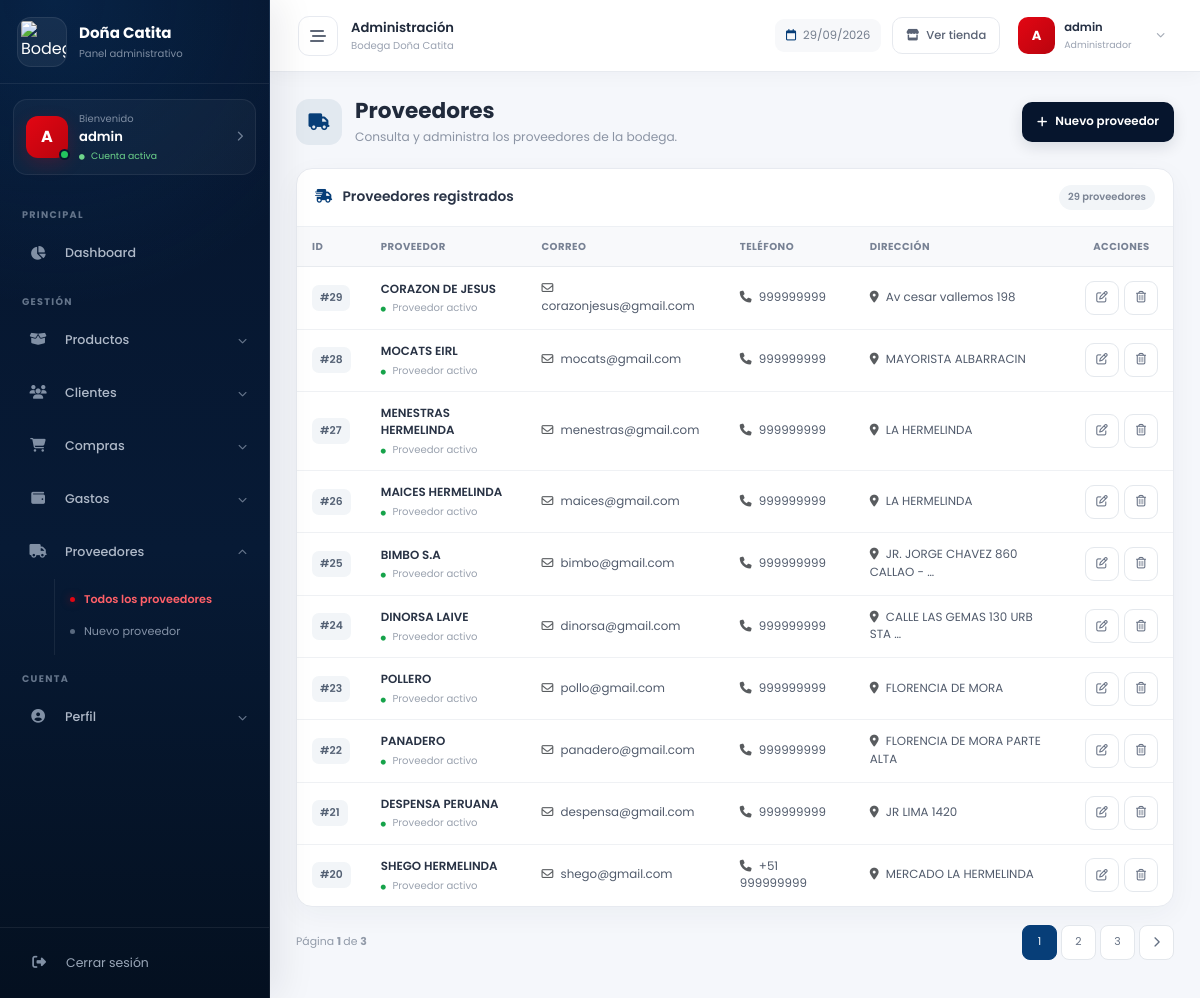
The app's page /gastos/lista-proveedores/ (signed in) with its own data.
### gastos/models.py (models this page shows, shortened)
class Proveedor(models.Model):
    nombre = models.CharField(max_length=150)
    email = models.EmailField(blank=True)
    telefono = models.CharField(max_length=20, blank=True)
    direccion = models.TextField(blank=True)
    activo = models.BooleanField(default=True)
    fecha_registro = models.DateTimeField(auto_now_add=True)
    class Meta:
        ordering = ['-fecha_registro']
        verbose_name_plural = 'Proveedores'

### gastos/views.py (the view)
# urls.py: path('lista-proveedores/', views.lista_proveedores, name='lista_proveedores'),
@login_required
def lista_proveedores(request):
    proveedores = Proveedor.objects.filter(activo=True)
    paginator = Paginator(proveedores, 10)  # Mostrar 14 proveedores por página
    page_number = request.GET.get('page')
    page_obj = paginator.get_page(page_number)
    return render(request, 'listaProveedor.html', {'proveedores': page_obj, 'page_obj': page_obj})

### gastos/templates/listaProveedor.html (shortened to what this page needs)
{% extends 'dashboard_base.html' %}
{% block content %}
<div class="dc-list-page">
  <div class="dc-page-header">
    <div class="dc-page-heading">
      <div class="dc-page-heading-icon">
        <i class="fa-solid fa-truck"></i>
      </div>
      <div>
        <h1>Proveedores</h1>
        <p>
          Consulta y administra los proveedores de la bodega.
        </p>
      </div>
    </div>
    <div class="dc-page-actions">
      <a href="{% url 'nuevo_proveedor' %}" class="dc-btn dc-btn-primary">
        <i class="fa-solid fa-plus"></i>
        Nuevo proveedor
      </a>
    </div>
  </div>
  <div class="dc-table-card">
    <div class="dc-table-card-header">
      <h2>
        <i class="fa-solid fa-truck-fast"></i>
        Proveedores registrados
      </h2>
      {% if page_obj %}
      <span class="dc-table-count">
        {{ page_obj.paginator.count }} proveedores
      </span>
      {% endif %}
    </div>
    {% if proveedores %}
    <div class="dc-table-responsive">
      <table class="dc-admin-table">
        <thead>
          <tr>
            <th>
              ID
            </th>
            <th>
              Proveedor
            </th>
            <th>
              Correo
            </th>
            <th>
              Teléfono
            </th>
            <th>
              Dirección
            </th>
            <th class="text-center">
              Acciones
            </th>
          </tr>
        </thead>
        <tbody>
          {% for proveedor in proveedores %}
          <tr>
            <td data-label="ID">
              <span class="dc-code">
                #{{ proveedor.id }}
              </span>
            </td>
            <td data-label="Proveedor">
              <span class="dc-record-title">
                {{ proveedor.nombre }}
              </span>
              {% if proveedor.activo %}
              <span class="dc-record-subtitle">
                <i class="fa-solid fa-circle" style="
                                                    color:#16A34A;
                                                    font-size:5px;
                                                    margin-right:4px;
                                                "></i>
                Proveedor activo
              </span>
              {% endif %}
            </td>
            <td data-label="Correo">
              {% if proveedor.email %}
              <i class="fa-regular fa-envelope me-1 text-muted"></i>
              {{ proveedor.email }}
              {% else %}
              <span class="text-muted">
                Sin correo
              </span>
              {% endif %}
            </td>
            <td data-label="Teléfono">
              {% if proveedor.telefono %}
              <i class="fa-solid fa-phone me-1 text-muted"></i>
              {{ proveedor.telefono }}
              {% else %}
              <span class="text-muted">
                Sin teléfono
              </span>
              {% endif %}
            </td>
            <td data-label="Dirección">
              {% if proveedor.direccion %}
              <i class="fa-solid fa-location-dot me-1 text-muted"></i>
              {{ proveedor.direccion|truncatewords:6 }}
              {% else %}
              <span class="text-muted">
                Sin dirección
              </span>
              {% endif %}
            </td>
            <td data-label="Acciones">
              <div class="dc-table-actions">
                <a href="{% url 'editar_proveedor' proveedor.pk %}" class="dc-action-btn dc-action-edit"
                  title="Editar proveedor" aria-label="Editar proveedor">
                  <i class="fa-regular fa-pen-to-square"></i>
                </a>
                <form method="post" action="{% url 'eliminar_proveedor' proveedor.pk %}">
                  <button type="submit" class="dc-action-btn dc-action-delete" title="Eliminar proveedor"
                    aria-label="Eliminar proveedor" onclick="return confirm('¿Deseas eliminar este proveedor?')">
                    <i class="fa-regular fa-trash-can"></i>
                  </button>
                </form>
              </div>
            </td>
          </tr>
          {% endfor %}
        </tbody>
      </table>
    </div>
    {% endif %}
  </div>
  {% if page_obj.paginator.num_pages > 1 %}
  <div class="dc-pagination-wrapper">
    <div class="dc-pagination-info">
      Página
      <strong>
        {{ page_obj.number }}
      </strong>
      de
      <strong>
        {{ page_obj.paginator.num_pages }}
      </strong>
    </div>
    <nav aria-label="Paginación">
      <ul class="pagination dc-pagination">
        {% for num in page_obj.paginator.page_range %}
        {% if num == page_obj.number %}
        <li class="page-item active">
          <span class="page-link">
            {{ num }}
          </span>
        </li>
        {% elif num >= page_obj.number|add:'-2' and num <= page_obj.number|add:'2' %} <li class="page-item">
          <a class="page-link" href="?page={{ num }}">
            {{ num }}
          </a>
          </li>
          {% endif %}
          {% endfor %}
          {% if page_obj.has_next %}
          <li class="page-item">
            <a class="page-link" href="?page={{ page_obj.next_page_number }}" aria-label="Página siguiente"
              title="Página siguiente">
              <i class="fa-solid fa-chevron-right"></i>
            </a>
          </li>
          {% endif %}
      </ul>
    </nav>
  </div>
  {% endif %}
</div>
{% endblock %}

### templates/base_admin.html (shortened to what this page needs)
<!DOCTYPE html>
<html lang="es">
<head>
    {% load static %}
    <link href="https://cdn.jsdelivr.net/npm/bootstrap@5.3.2/dist/css/bootstrap.min.css" rel="stylesheet">
    <link rel="stylesheet" href="https://cdnjs.cloudflare.com/ajax/libs/font-awesome/6.7.2/css/all.min.css">
    <link href="https://cdnjs.cloudflare.com/ajax/libs/aos/2.3.4/aos.css" rel="stylesheet">
    <link href="{% static 'css/style.css' %}" rel="stylesheet">
    <link href="{% static 'css/sidebar.css' %}" rel="stylesheet">
    <link href="{% static 'css/catalogo.css' %}" rel="stylesheet">
</head>
<body class="dc-admin-body">
    {% include 'includes/sidebar_admin.html' %}
    <div class="dc-admin-wrapper">
        <header class="dc-admin-topbar">
            <div class="dc-topbar-left">
                <button type="button" class="dc-sidebar-toggle" id="desktopSidebarToggle" aria-label="Contraer menú"
                    title="Contraer menú">
                    <i class="fa-solid fa-bars-staggered"></i>
                </button>
                <div class="dc-topbar-brand">
                    <span>
                        Administración
                    </span>
                    <small>
                        Bodega Doña Catita
                    </small>
                </div>
            </div>
            <div class="dc-topbar-actions">
                <div class="dc-topbar-date d-none d-md-flex">
                    <i class="fa-regular fa-calendar"></i>
                    <span>
                        {% now "d/m/Y" %}
                    </span>
                </div>
                <a href="{% url 'inicio' %}" class="dc-topbar-button d-none d-sm-flex" title="Ver página pública">
                    <i class="fa-solid fa-store"></i>
                    <span>
                        Ver tienda
                    </span>
                </a>
                <div class="dropdown">
                    <button class="dc-topbar-user" type="button" data-bs-toggle="dropdown" aria-expanded="false">
                        <div class="dc-topbar-avatar">
                            {{ user.username|first|upper }}
                        </div>
                        <div class="dc-topbar-user-info d-none d-md-block">
                            <strong>
                                {{ user.username }}
                            </strong>
                            <small>
                                {% if user.is_superuser %}
                                Administrador
                                {% else %}
                                Usuario
                                {% endif %}
                            </small>
                        </div>
                        <i class="fa-solid fa-chevron-down dc-topbar-chevron"></i>
                    </button>
                </div>
            </div>
        </header>
        <main class="main-content">
            {% block content %}
            {% endblock %}
        </main>
    </div>
</body>
</html>

### templates/includes/sidebar_admin.html (shortened to what this page needs)
{% load static %}
{% with current_url=request.resolver_match.url_name %}
<aside class="dc-admin-sidebar" id="sidebar">
    <div class="dc-sidebar-brand">
        <a href="{% url 'dashboard' %}" class="dc-sidebar-logo">
            <div class="dc-sidebar-logo-box">
                <img src="{% static 'img/logo2.png' %}" alt="Bodega Doña Catita">
            </div>
            <div class="dc-sidebar-brand-text">
                <strong>
                    Doña Catita
                </strong>
                <span>
                    Panel administrativo
                </span>
            </div>
        </a>
    </div>
    <a href="{% url 'perfil' %}" class="dc-sidebar-user">
        <div class="dc-sidebar-avatar">
            {{ user.username|first|upper }}
            <span class="dc-user-status"></span>
        </div>
        <div class="dc-sidebar-user-info">
            <small>
                Bienvenido
            </small>
            <strong>
                {{ user.username }}
            </strong>
            <span>
                <i class="fa-solid fa-circle"></i>
                Cuenta activa
            </span>
        </div>
        <i class="fa-solid fa-chevron-right dc-user-arrow"></i>
    </a>
    <nav class="dc-sidebar-nav">
        <span class="dc-sidebar-section-title">
            Principal
        </span>
        <a href="{% url 'dashboard' %}" class="dc-nav-item
            ">
            <span class="dc-nav-icon">
                <i class="fa-solid fa-chart-pie"></i>
            </span>
            <span class="dc-nav-label">
                Dashboard
            </span>
        </a>
        <span class="dc-sidebar-section-title">
            Gestión
        </span>
        <div class="dc-nav-group
            ">
            <button type="button" class="dc-nav-item dc-nav-toggle">
                <span class="dc-nav-icon">
                    <i class="fa-solid fa-box-open"></i>
                </span>
                <span class="dc-nav-label">
                    Productos
                </span>
                <i class="fa-solid fa-chevron-down dc-nav-arrow"></i>
            </button>
        </div>
        <div class="dc-nav-group
            ">
            <button type="button" class="dc-nav-item dc-nav-toggle">
                <span class="dc-nav-icon">
                    <i class="fa-solid fa-users"></i>
                </span>
                <span class="dc-nav-label">
                    Clientes
                </span>
                <i class="fa-solid fa-chevron-down dc-nav-arrow"></i>
            </button>
        </div>
        <div class="dc-nav-group
            ">
            <button type="button" class="dc-nav-item dc-nav-toggle">
                <span class="dc-nav-icon">
                    <i class="fa-solid fa-cart-shopping"></i>
                </span>
                <span class="dc-nav-label">
                    Compras
                </span>
                <i class="fa-solid fa-chevron-down dc-nav-arrow"></i>
            </button>
        </div>
        <div class="dc-nav-group
            ">
            <button type="button" class="dc-nav-item dc-nav-toggle">
                <span class="dc-nav-icon">
                    <i class="fa-solid fa-wallet"></i>
                </span>
                <span class="dc-nav-label">
                    Gastos
                </span>
                <i class="fa-solid fa-chevron-down dc-nav-arrow"></i>
            </button>
        </div>
        <div class="dc-nav-group
            {% if current_url == 'lista_proveedores' or current_url == 'nuevo_proveedor' %}
                open
            {% endif %}">
            <button type="button" class="dc-nav-item dc-nav-toggle">
                <span class="dc-nav-icon">
                    <i class="fa-solid fa-truck"></i>
                </span>
                <span class="dc-nav-label">
                    Proveedores
                </span>
                <i class="fa-solid fa-chevron-down dc-nav-arrow"></i>
            </button>
            <div class="dc-nav-submenu">
                <a href="{% url 'lista_proveedores' %}" class="
                    {% if current_url == 'lista_proveedores' %}
                        active
                    {% endif %}">
                    <span></span>
                    Todos los proveedores
                </a>
                <a href="{% url 'nuevo_proveedor' %}" class="
                    ">
                    <span></span>
                    Nuevo proveedor
                </a>
            </div>
        </div>
        <span class="dc-sidebar-section-title">
            Cuenta
        </span>
        <div class="dc-nav-group
            ">
            <button type="button" class="dc-nav-item dc-nav-toggle">
                <span class="dc-nav-icon">
                    <i class="fa-solid fa-circle-user"></i>
                </span>
                <span class="dc-nav-label">
                    Perfil
                </span>
                <i class="fa-solid fa-chevron-down dc-nav-arrow"></i>
            </button>
        </div>
    </nav>
    <div class="dc-sidebar-footer">
        <a href="{% url 'logout' %}" class="dc-sidebar-logout">
            <span class="dc-nav-icon">
                <i class="fa-solid fa-right-from-bracket"></i>
            </span>
            <span class="dc-nav-label">
                Cerrar sesión
            </span>
        </a>
    </div>
</aside>
{% endwith %}

### static/css/catalogo.css (style rules this page uses)
:root { --cat-blue-dark: #06152D; --cat-blue: #073E78; --cat-blue-light: #0D5BA8; --cat-red: #E30613; --cat-red-light: #F02B36; --cat-green: #07852F; --cat-green-light: #16A34A; --cat-white: #FFFFFF; --cat-bg: #F6F8FC; --cat-text: #162033; --cat-muted: #6B7585; --cat-border: #E4E9F0; }

### records on screen
Proveedor: id "29", nombre "CORAZON DE JESUS", activo True (drawn), email "corazonjesus@gmail.com", telefono "999999999", direccion "Av cesar vallemos 198"
Proveedor: id "28", nombre "MOCATS EIRL", activo True (drawn), email "mocats@gmail.com", telefono "999999999", direccion "MAYORISTA ALBARRACIN"
Proveedor: id "27", nombre "MENESTRAS HERMELINDA", activo True (drawn), email "menestras@gmail.com", telefono "999999999", direccion "LA HERMELINDA"
Proveedor: id "26", nombre "MAICES HERMELINDA", activo True (drawn), email "maices@gmail.com", telefono "999999999", direccion "LA HERMELINDA"
Proveedor: id "25", nombre "BIMBO S.A", activo True (drawn), email "bimbo@gmail.com", telefono "999999999", direccion "JR. JORGE CHAVEZ 860 CALLAO - …"
Proveedor: id "24", nombre "DINORSA LAIVE", activo True (drawn), email "dinorsa@gmail.com", telefono "999999999", direccion "CALLE LAS GEMAS 130 URB STA …"
Proveedor: id "23", nombre "POLLERO", activo True (drawn), email "pollo@gmail.com", telefono "999999999", direccion "FLORENCIA DE MORA"
Proveedor: id "22", nombre "PANADERO", activo True (drawn), email "panadero@gmail.com", telefono "999999999", direccion "FLORENCIA DE MORA PARTE ALTA"
Proveedor: id "21", nombre "DESPENSA PERUANA", activo True (drawn), email "despensa@gmail.com", telefono "999999999", direccion "JR LIMA 1420"
Proveedor: id "20", nombre "SHEGO HERMELINDA", activo True (drawn), email "shego@gmail.com", telefono "+51 999999999", direccion "MERCADO LA HERMELINDA"

### other values on screen
{{ user.username|first|upper }} "A"
{{ user.username }} "admin"
{{ page_obj.paginator.count }} "29"
{{ page_obj.number }} "1"
{{ page_obj.paginator.num_pages }} "3"
{{ num }} "1"
{{ num }} "2" "3"
